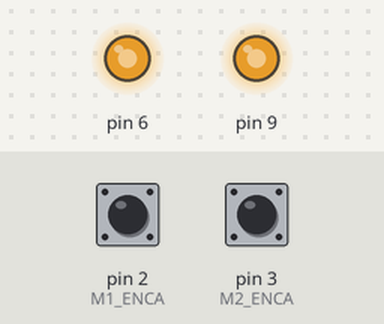
Recording of a sketch running on a simulated Arduino Uno, built with avr-gcc and run on an emulated ATmega328P. On the bench: output pins drawn as LEDs (lit = HIGH). The test bench sets the inputs (shaded band); at power-on: pin 2 (M1_ENCA) HIGH, pin 3 (M2_ENCA) HIGH. What the sketch prints to the serial monitor is not drawn.

Above: at 0.1 s.
Timing chart, 0 to 1.6 s (numbered marks = the images above):
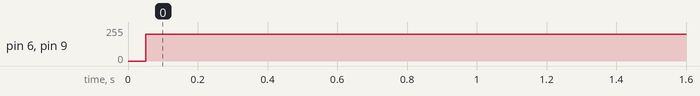

Measured:
- by itself, pin 6, pin 9: 0/255 → 200/255 at 0.05 s

The sketch:

straight_distance.ino
```cpp
// Motor 1
#define IN1 4
#define IN2 5
#define enA 6
#define M1_ENCA 2
#define M1_ENCB 10

// Motor 2
#define IN3 7
#define IN4 8
#define enB 9
#define M2_ENCA 3
#define M2_ENCB 11

#define FORWARD 1
#define STOP 0
#define BACKWARD -1

unsigned long currentMillis;
unsigned long prevMillis;
const unsigned long PERIOD = 50;

long M1_encoder_val = 0;
long M2_encoder_val = 0;

long countsLeft = 0;
long countsRight = 0;
long prevLeft = 0;
long prevRight = 0;

const int COUNTS_PER_ROTATION = 14;
const float GEAR_RATIO = 100.0F;
const float WHEEL_DIAMETER = 6.8;
const float WHEEL_CIRCUMFERENCE = 21.36;

float Sl = 0.0F;
float Sr = 0.0F;

// right - M2 - B
// left - M1 - A

void setup() {
  Serial.begin(115200);

  pinMode(M1_ENCA,INPUT);
  pinMode(M1_ENCB,INPUT);
  attachInterrupt(digitalPinToInterrupt(M1_ENCA), readEncoderM1, RISING);

  pinMode(M2_ENCA,INPUT);
  pinMode(M2_ENCB,INPUT);
  attachInterrupt(digitalPinToInterrupt(M2_ENCA), readEncoderM2, RISING);
  Serial.println("target pos");
}

void loop() {
 /*
  // set target position
  int target = 12000;

  // PID constants
  float kp = 1;
  float kd = 0.025;
  float ki = 0.0;

  // time difference
  long currT = micros();
  float deltaT = ((float) (currT - prevT))/( 1.0e6 );
  prevT = currT;

  // error
  int e = pos-target;

  // derivative
  float dedt = (e-eprev)/(deltaT);

  // integral
  eintegral = eintegral + e*deltaT;

  // control signal
  float u = kp*e + kd*dedt + ki*eintegral;

  // motor power
  float pwr = fabs(u);
  if( pwr > 255 ){
    pwr = 255;
  }

  // motor direction
  int dir = 1;
  if(u<0){
    dir = -1;
  }

  // signal the motor
  setMotor(dir, pwr, PWM, IN1, IN2);

  // store previous error
  eprev = e;

  Serial.print(target);
  Serial.print(" ");
  Serial.print(pos);
  Serial.println();
  */
  checkEncoders();
}

void checkEncoders() {
  currentMillis = millis();
  if (currentMillis > prevMillis + PERIOD) {
    countsLeft += M1_encoder_val;
    M1_encoder_val = 0;
    countsRight += M2_encoder_val;
    M2_encoder_val = 0;

    Sl += ((countsLeft - prevLeft) / (COUNTS_PER_ROTATION * GEAR_RATIO) * WHEEL_CIRCUMFERENCE);
    Sr += ((countsRight - prevRight) / (COUNTS_PER_ROTATION * GEAR_RATIO) * WHEEL_CIRCUMFERENCE);

    int wheelSpeed = 200;
    if (Sr < 30) {
      setMotor(FORWARD, wheelSpeed, enA, IN1, IN2);
      setMotor(FORWARD, wheelSpeed, enB, IN3, IN4);
    }
    else {
      setMotor(STOP, 0, enA, IN1, IN2);
      setMotor(STOP, 0, enB, IN3, IN4);
    }

    Serial.print("Left: ");
    Serial.println(Sl);
    Serial.print("Right: ");
    Serial.println(Sr);

    prevLeft = countsLeft;
    prevRight = countsRight;
    prevMillis = currentMillis;
  }
}

void setMotor(int dir, int pwmVal, int pwm_pin, int in1, int in2){
  analogWrite(pwm_pin, pwmVal);
  if(dir == -1){
    digitalWrite(in1, LOW);
    digitalWrite(in2, HIGH);
  }
  else if(dir == 1){
    digitalWrite(in1, HIGH);
    digitalWrite(in2, LOW);
  }
  else{
    digitalWrite(in1, LOW);
    digitalWrite(in2, LOW);
  }
}

void readEncoderM1(){
  int b = digitalRead(M1_ENCB);
  if(b > 0){
    M1_encoder_val++;
  }
  else{
    M1_encoder_val--;
  }
}

void readEncoderM2(){
  int b = digitalRead(M2_ENCB);
  if(b > 0){
    M2_encoder_val++;
  }
  else{
    M2_encoder_val--;
  }
}
```
